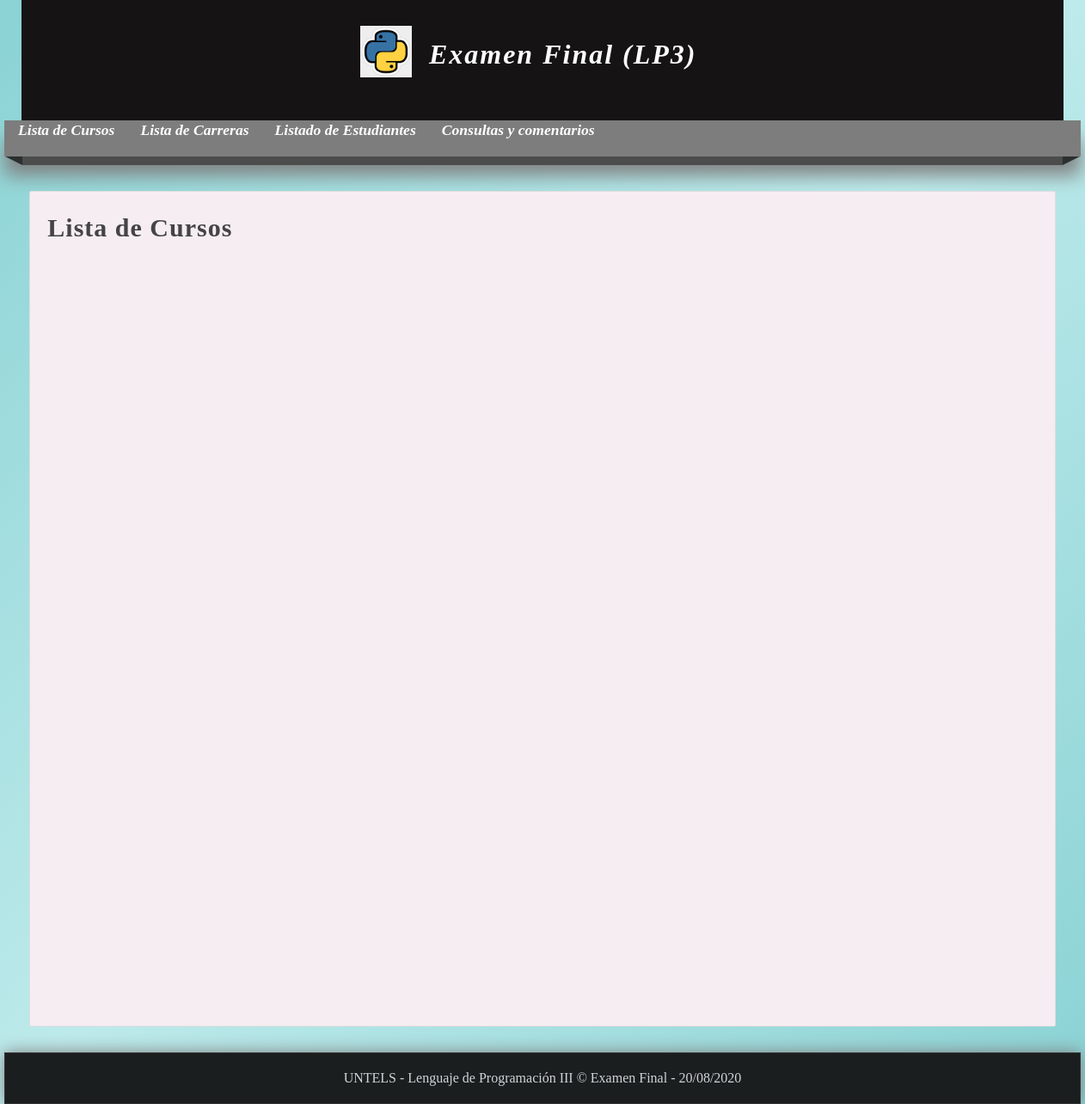
/listar-curso/, run on an earlier commit of the app's database.
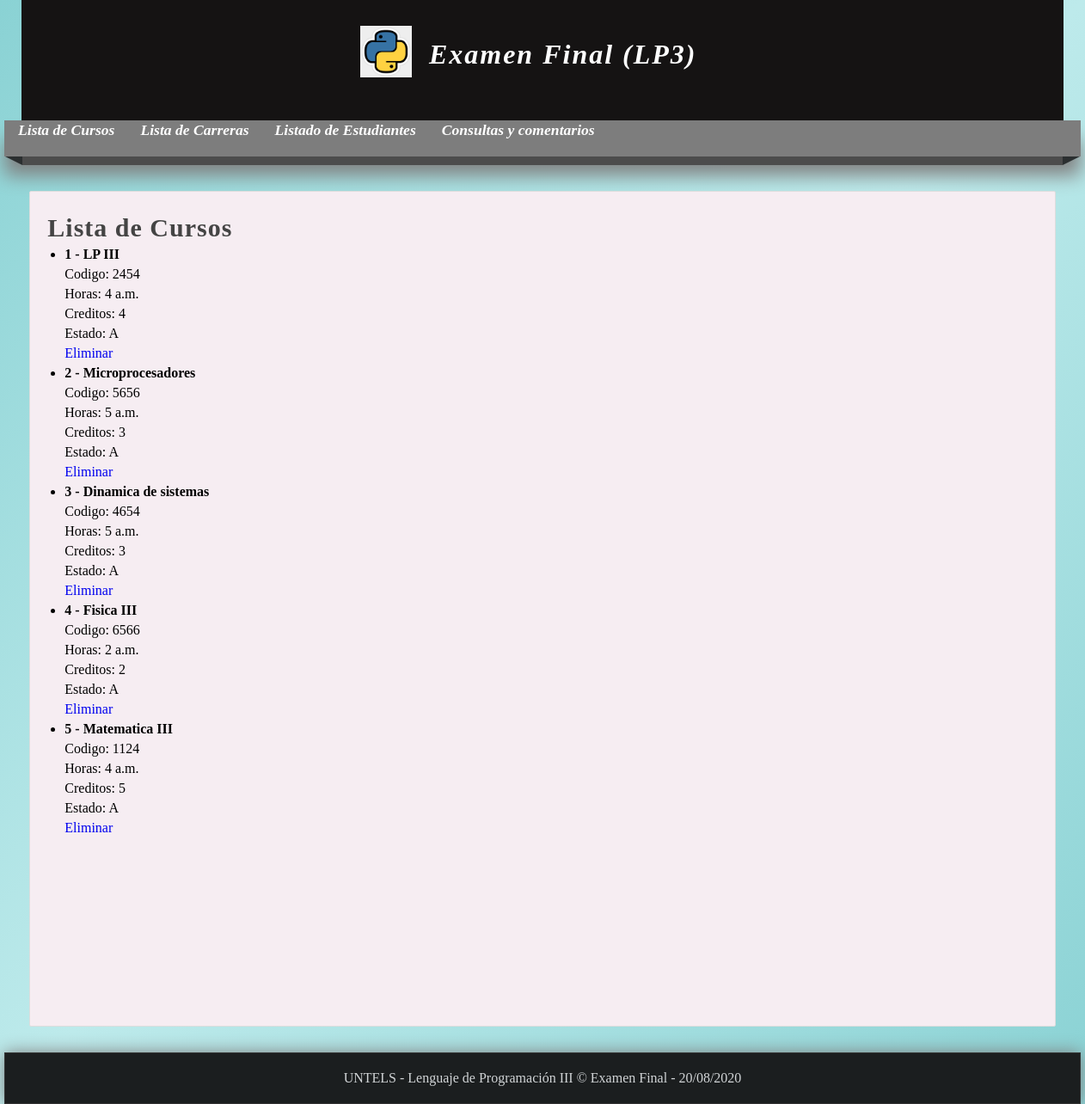
And on a later commit of the database.
### miapp/models.py (models this page shows)
class Curso(models.Model):
    codigo=models.TextField()
    nombre=models.CharField(max_length=150)
    horas=models.TimeField(auto_now_add=True)
    creditos=models.IntegerField()
    estado=models.TextField()

### miapp/views.py (the view)
# urls.py: path('listar-curso/', views.listar_cursos, name="listar_cursos"),
def listar_cursos(request):
    cursos = Curso.objects.all()
    return render(request,'listar_cursos.html',{
        'cursos': cursos,
        'titulo': 'Lista de Cursos'
    })

### miapp/templates/listar_cursos.html (shortened to what this page needs)
{% extends 'layout.html' %}
{% block content %}
    <h1 class="title">{{titulo}}</h1>
    <ul>
        {% for curso in cursos %}
            <li>
                <h4>{{curso.id}} - {{curso.nombre}}</h4>
                <p>Codigo: {{curso.codigo}}</P>
                <P>Horas: {{curso.horas}}</P>
                <P>Creditos: {{curso.creditos}}</P>
                <P>Estado: {{curso.estado}}</P>
                <p>
                <a href="{% url 'eliminar_curso' id=curso.id %}">Eliminar</a>
                </p>
            </li>
        {% endfor %}
    </ul>
{% endblock %}

What changed in the data, as far as the page shows it:
added Curso: id "1", nombre "LP III", codigo "2454", horas "4 a.m.", creditos "4", estado "A"
added Curso: id "2", nombre "Microprocesadores", codigo "5656", horas "5 a.m.", creditos "3", estado "A"
added Curso: id "3", nombre "Dinamica de sistemas", codigo "4654", horas "5 a.m.", creditos "3", estado "A"
added Curso: id "4", nombre "Fisica III", codigo "6566", horas "2 a.m.", creditos "2", estado "A"
added Curso: id "5", nombre "Matematica III", codigo "1124", horas "4 a.m.", creditos "5", estado "A"
